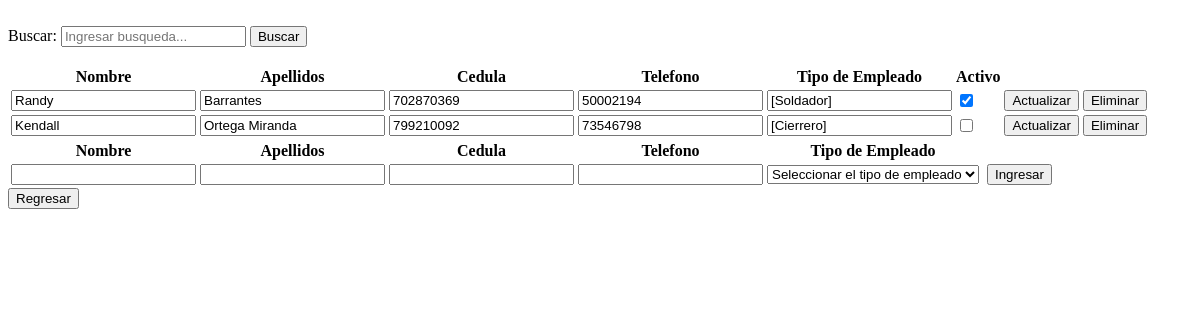
Page /view/EmpleadoView.php on the committed database.
### tables this page shows
CREATE TABLE `tbempleado` (
  `tbempleadoid` int(11) NOT NULL,
  `tbempleadonombre` text NOT NULL,
  `tbempleadoapellidos` text NOT NULL,
  `tbempleadocedula` varchar(12) NOT NULL,
  `tbempleadotelefono` varchar(8) NOT NULL,
  `tbempleadoactivo` tinyint(1) NOT NULL
);

### data/EmpleadoData.php (called while the page is built, shortened)
<?php
include_once 'data.php';
include '../domain/Empleado.php';
class EmpleadoData extends Data {
    public function getAllEmpleado() {
        $conn = mysqli_connect($this->server, $this->user, $this->password, $this->db);
        $conn->set_charset('utf8');
        $querySelect = "SELECT * FROM tbempleado;";
        $result = mysqli_query($conn, $querySelect);
        $Empleados = [];
        while ($row = mysqli_fetch_array($result)) {
            $currentEmpleado = new Empleado($row['tbempleadoid'], $row['tbempleadonombre'], $row['tbempleadoapellidos'],
            $row['tbempleadocedula'], $row['tbempleadotelefono'], $row['tbempleadoactivo']);
            array_push($Empleados, $currentEmpleado);
        }
        return $Empleados;
    }
}

### business/EmpleadoBusiness.php (called while the page is built, shortened)
<?php
include '../data/EmpleadoData.php';
class EmpleadoBusiness {
    private $EmpleadoData;
    public function EmpleadoBusiness() {
        $this->EmpleadoData = new EmpleadoData();
    }
    public function getAllEmpleado() {
        return $this->EmpleadoData->getAllEmpleado();
    }
}

### domain/Empleado.php (called while the page is built, shortened)
<?php
class Empleado {
    private $empleadoId;
    private $empleadoNombre;
    private $empleadoApellidos;
    private $empleadoCedula;
    private $empleadoTelefono;
    private $empleadoActivo;
    function Empleado($empleadoId, $empleadoNombre,$empleadoApellidos, $empleadoCedula, $empleadoTelefono, $empleadoActivo) {
        $this->empleadoId = $empleadoId;
        $this->empleadoNombre = $empleadoNombre;
        $this->empleadoApellidos = $empleadoApellidos;
        $this->empleadoCedula = $empleadoCedula;
        $this->empleadoTelefono = $empleadoTelefono;
        $this->empleadoActivo = $empleadoActivo;
    }
    function getEmpleadoId() {
        return $this->empleadoId;
    }
    public function getEmpleadoNombre() {
        return $this->empleadoNombre;
    }
    function getEmpleadoApellidos() {
        return $this->empleadoApellidos;
    }
    function getEmpleadoCedula() {
        return $this->empleadoCedula;
    }
    function getEmpleadoTelefono() {
        return $this->empleadoTelefono;
    }
    function getEmpleadoActivo() {
        return $this->empleadoActivo;
    }
}

### data/data.php (called while the page is built, shortened)
<?php
class Data {
    public function Data() {
        $hostName = gethostname();
    }
}

### data/EmpleadoTipoAsignadoData.php (called while the page is built, shortened)
<?php
include_once 'data.php';
class EmpleadoTipoAsignadoData extends Data {
    public function getAllEmpleadoTipoAsignado($empleadoId) {
        $conn = mysqli_connect($this->server, $this->user, $this->password, $this->db);
        $conn->set_charset('utf8');
        $EmpleadoTipoBusiness = new EmpleadoTipoBusiness();
        $querySelect = "SELECT * FROM tbempleadotipoasignado WHERE tbempleadoid = ". $empleadoId .";";
        $result = mysqli_query($conn, $querySelect);
        $TiposAsignados = "";
        while ($row = mysqli_fetch_array($result)) {
            $TiposAsignados .="[". $EmpleadoTipoBusiness->getEmpleadoTipo($row['tbempleadotipoid']) . "] ";
        }
        return $TiposAsignados;
    }
}

### business/EmpleadoTipoAsignadoBusiness.php (called while the page is built, shortened)
<?php
include '../data/EmpleadoTipoAsignadoData.php';
class EmpleadoTipoAsignadoBusiness {
    private $EmpleadoTipoAsignadoData;
    public function EmpleadoTipoAsignadoBusiness() {
        $this->EmpleadoTipoAsignadoData = new EmpleadoTipoAsignadoData();
    }
    public function getAllEmpleadoTipoAsignado($empleadoId) {
        return $this->EmpleadoTipoAsignadoData->getAllEmpleadoTipoAsignado($empleadoId);
    }
}

### data/EmpleadoTipoData.php (called while the page is built, shortened)
<?php
include_once 'data.php';
class EmpleadoTipoData extends Data {
    public function getEmpleadoTipo($empleadoTipoId) {
        $conn = mysqli_connect($this->server, $this->user, $this->password, $this->db);
        $conn->set_charset('utf8');
        $querySelect = "SELECT * FROM tbempleadotipo WHERE tbempleadotipoid = ". $empleadoTipoId .";";
        $result = mysqli_query($conn, $querySelect);
        $tipoEmpleado = "";
        while ($row = mysqli_fetch_array($result)) {
            $tipoEmpleado = $row['tbempleadotiponombre'];
        }
        return $tipoEmpleado;
    }
}

### business/EmpleadoTipoBusiness.php (called while the page is built, shortened)
<?php
include '../data/EmpleadoTipoData.php';
class EmpleadoTipoBusiness {
    private $EmpleadoTipoData;
    public function EmpleadoTipoBusiness() {
        $this->EmpleadoTipoData = new EmpleadoTipoData();
    }
    public function getEmpleadoTipo($empleadoTipoId) {
        return $this->EmpleadoTipoData->getEmpleadoTipo($empleadoTipoId);
    }
}

### view/EmpleadoView.php (the view, shortened to what this page needs)
<!DOCTYPE html>
<html lang="en">
<head>
    <?php
    include '../business/EmpleadoBusiness.php';
    include '../business/EmpleadoTipoBusiness.php';
    include '../business/EmpleadoTipoAsignadoBusiness.php';
    ?>
</head>
<body>
    <section id="form">
        <form action="" method="post" autocomplete="off">
            <div>
                Buscar:
                <?php
                $nombre = "";
                echo '<input type="text" name="buscar" id = "buscar" required placeholder = "Ingresar busqueda..." value = "' . $nombre . '">';
                ?>
                <input type="button" name="search" id="search" value="Buscar" onclick="getData()">
                <ul id="lista"></ul>
            </div>
        </form>
        <table>
            <tr>
                <th>Nombre</th>
                <th>Apellidos</th>
                <th>Cedula</th>
                <th>Telefono</th>
                <th>Tipo de Empleado</th>
                <th>Activo</th>
            </tr>
            <tbody id=buscar>
                <?php
                $EmpleadoBusiness = new EmpleadoBusiness();
                $EmpleadoTipoAsignadoBusiness = new EmpleadoTipoAsignadoBusiness();
                $allEmpleados = $EmpleadoBusiness->getAllEmpleado();
                foreach ($allEmpleados as $current) {
                    echo '<form method="post" enctype="multipart/form-data" action="../business/EmpleadoAction.php">';
                    echo '<td><input type="text" name="tbempleadonombre" id="tbempleadonombre" value="' . $current->getEmpleadoNombre() . '"/></td>';
                    echo '<td><input type="text" name="tbempleadoapellidos" id="tbempleadoapellidos" value="' . $current->getEmpleadoApellidos() . '"/></td>';
                    echo '<td><input type="text" data-mask  ="0-0000-0000" minlength="5" maxlength="15" name="tbempleadocedula" id="tbempleadocedula" value="' . $current->getEmpleadoCedula() . '"/></td>';
                    echo '<td><input data-mask="0000-0000" type="text" min="10000000" max = "99999999" name="tbempleadotelefono" id="tbempleadotelefono" value="' . $current->getEmpleadoTelefono() . '"/></td>';
                    echo '<td><input type="text" readonly name="tbempleadotipoempleado" id="tbempleadotipoempleado" value="' . $EmpleadoTipoAsignadoBusiness->getAllEmpleadoTipoAsignado($current->getEmpleadoId()) . '"/></td>';
                  if($current->getEmpleadoActivo() == 1){
                    echo '<td><input type="checkbox" checked name="tbempleadoactivo" id="tbempleadoactivo" value="1"/></td>';
                  }else{
                    echo '<td><input type="checkbox" name="tbempleadoactivo" id="tbempleadoactivo" value="0"/></td>';
                  }
                    echo '<td><input type="submit" value="Actualizar" name="actualizar" id="actualizar"/></td>';
                    echo '<td><button onclick="eliminarEmpleado(' . $current->getEmpleadoId() . ')">Eliminar</button></td>';
                    echo '</form>';
                }
                ?>
            </tbody>
            <table>
                <tr>
                    <th>Nombre</th>
                    <th>Apellidos</th>
                    <th>Cedula</th>
                    <th>Telefono</th>
                    <th>Tipo de Empleado</th>
                </tr>
                <?php
                $empleadoNombre = "";
                $empleadoApellidos = "";
                $empleadoCedula = "";
                $empleadoTelefono = "";
                $empleadoActivo = 1;
                ?>
                <form method="post" enctype="multipart/form-data" action="../business/EmpleadoAction.php">
                    <tr>
                    <?php
                        echo '<td><input required type="text" name="tbempleadonombre" id="tbempleadonombre" value="' . $empleadoNombre . '"/></td>';
                        echo '<td><input required type="text" name="tbempleadoapellidos" id="tbempleadoapellidos" value="' . $empleadoApellidos . '"/></td>';
                        echo '<td><input required data-mask ="0-0000-0000" type="text" name="tbempleadocedula" id="tbempleadocedula" value="' . $empleadoCedula . '"  maxlength="15" minlength="9"/></td>';
                        echo '<td><input required data-mask ="0000-0000" type="text" name="tbempleadotelefono" id="tbempleadotelefono" value=" ' . $empleadoTelefono . '"   min="10000000" max = "99999999"/></td>';
                        ?>
                        <td><select name="tbempleadotipoempleado" id="" required>
                                <option value="">Seleccionar el tipo de empleado</option>
                            </select></td>
                        <?php
                        if($empleadoActivo == 1){
                            echo '<td><input type="hidden" checked name="tbempleadoactivo" id="tbempleadoactivo" value="' . $empleadoActivo . '"/></td>';
                          }else{
                            echo '<td><input type="hidden" name="tbempleadoactivo" id="tbempleadoactivo" value="' . $empleadoActivo . '"/></td>';
                          }
                        ?>
                        <td><input type="submit" value="Ingresar" name="crear" id="crear" /></td>
                    </tr>
                </form>
            </table>
        </table>
    </section>
    <form action ="../business/HomeAction.php" method = "POST">
    <button type="submit" name="regresar"> Regresar</button>
    </form>
</body>
</html>

### view/EmpleadoView.php (style rules this page uses)
ul { list-style-type: none; width: 250px; height: auto; position: absolute; z-index: 10; padding: 10px; }

### rows in the picture
tbempleado: tbempleadonombre "Randy", tbempleadoapellidos "Barrantes", tbempleadocedula "702870369", tbempleadotelefono "50002194", tbempleadotipoempleado "[Soldador]"
tbempleado: tbempleadonombre "Kendall", tbempleadoapellidos "Ortega Miranda", tbempleadocedula "799210092", tbempleadotelefono "73546798", tbempleadotipoempleado "[Cierrero]"
